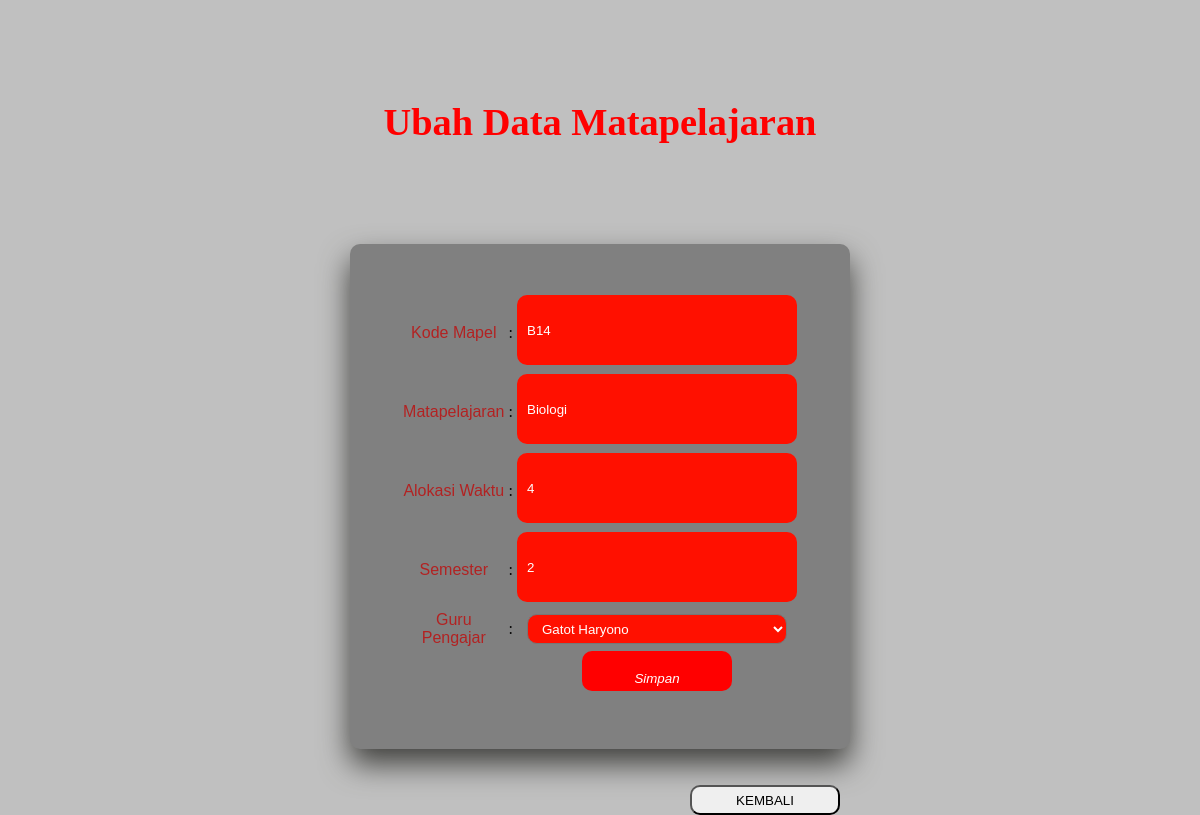
Page /matapelajaran/form-update.php?kode_mapel=B14 (signed in) on the committed database.
### tables this page shows
CREATE TABLE `matapelajaran` (
  `kode_mapel` char(3) NOT NULL,
  `mapel` varchar(100) DEFAULT NULL,
  `alokasi_waktu` int(2) DEFAULT NULL,
  `semester` int(2) DEFAULT NULL,
  `kode_guru` int(3) DEFAULT NULL
);

CREATE TABLE `guru` (
  `kode_guru` int(3) NOT NULL,
  `nama_guru` varchar(100) NOT NULL,
  `jumlah_jam` int(2) NOT NULL,
  `alamat` text NOT NULL,
  `telp` varchar(15) NOT NULL,
  `email` varchar(50) NOT NULL
);

### matapelajaran/form-update.php (the view, shortened to what this page needs)
<?php
include '../connect.php';
$kode_mapel = $_GET['kode_mapel'];
$query = "SELECT kode_mapel, mapel, alokasi_waktu, semester, matapelajaran.kode_guru, nama_guru
          FROM matapelajaran LEFT JOIN guru USING(kode_guru)
          WHERE kode_mapel = '$kode_mapel'";
$result = mysqli_query($connect, $query);
$data_guru = mysqli_fetch_assoc($result);
 ?>
 <!DOCTYPE html>
 <html>
   <head>
   </head>
   <body>
     <h1 style="text-align:center;
    font-size:2.4em;
    font-weight:700;
    color:red;
    margin-bottom: -100px;
    margin-top : 100px;">Ubah Data Matapelajaran</h1>
       <form action="update.php" method="post">
         <table>
           <tr>
             <td><label for="kode_mapel" style="font-family: sans-serif; color: #B22222;">Kode Mapel</label></td>
              <td>:</td>
             <td> <input type="text" name="kode_mapel" id="kode_mapel" readonly value="<?php echo $data_guru['kode_mapel']; ?>" style="border-radius:10px; width:250px; height:30px; padding-left: 10px; background-color: #FF1000; color: white;"></td>
           </tr>
           <tr>
             <td><label for="mapel" style="font-family: sans-serif; color: #B22222;">Matapelajaran</label></td>
              <td>:</td>
             <td> <input type="text" name="mapel" id="mapel" value="<?php echo $data_guru['mapel']; ?>" style="border-radius:10px; width:250px; height:30px;padding-left: 10px;background-color: #FF1000; color: white;"> </td>
           </tr>
           <tr>
             <td><label for="alokasi_waktu" style="font-family: sans-serif; color: #B22222;">Alokasi Waktu</label></td>
             <td>:</td>
             <td> <input type="number" name="alokasi_waktu" id="alokasi_waktu" value="<?php echo $data_guru['alokasi_waktu']; ?>" style="border-radius:10px; width:250px; height:30px;padding-left: 10px;background-color: #FF1000; color: white;"> </td>
           </tr>
           <tr>
             <td><label for="semester" style="font-family: sans-serif; color: #B22222;">Semester</label></td>
             <td>:</td>
             <td> <input type="number" name="semester" id="semester" value="<?php echo $data_guru['semester']; ?>" style="border-radius:10px; width:250px; height:30px;padding-left: 10px;background-color: #FF1000; color: white;"> </td>
           </tr>
             <tr>
            <td><label for="nama_guru" style="font-family: sans-serif; color: #B22222;">Guru Pengajar</label></td>
            <td>:</td>
            <td>
            <select name="kode_guru" id="nama_guru" style="width: 165px; border-radius:10px; width:260px; height:30px;padding-left: 10px;background-color: #FF1000; color: white;;">
            <?php
            $query2 = "SELECT kode_guru, nama_guru FROM guru";
            $result2 = mysqli_query($connect, $query2);
            while ($data = mysqli_fetch_assoc($result2)) { ?>
            <option value="<?php echo $data['kode_guru']; ?>" <?php if($data_guru['kode_guru'] == $data['kode_guru']) {echo "selected"; } ?>>
              <?php echo $data['nama_guru']; ?>
            </option>
            <?php }
            ?>
          </select>
        </td>
          </tr>
           <tr>
             <td></td>
             <td></td>
             <br>
             <td><input type="submit" value="Simpan" name="btnsimpan" style="background: red; color: white; font-style: italic; width: 150px; border-radius:10px; height:30px; cursor: pointer: pointer;"></td>
           </tr>
       </table>
       </form>
       <br>
     <br>
     <a href="read.php" style="text-align: center; padding-left: 690px;"><button style="border-radius:10px; width:150px; height:30px; cursor: pointer;">KEMBALI</button></a>
   </body>
 </html>

### matapelajaran/form-update.php (style rules this page uses)
body { background-color: #C0C0C0; background-repeat: no-repeat; padding: 0; margin: 0; background-size: cover; }

### rows in the picture
matapelajaran: kode_mapel "B14", mapel "Biologi", alokasi_waktu "4", semester "2", kode_guru "Gatot Haryono"
